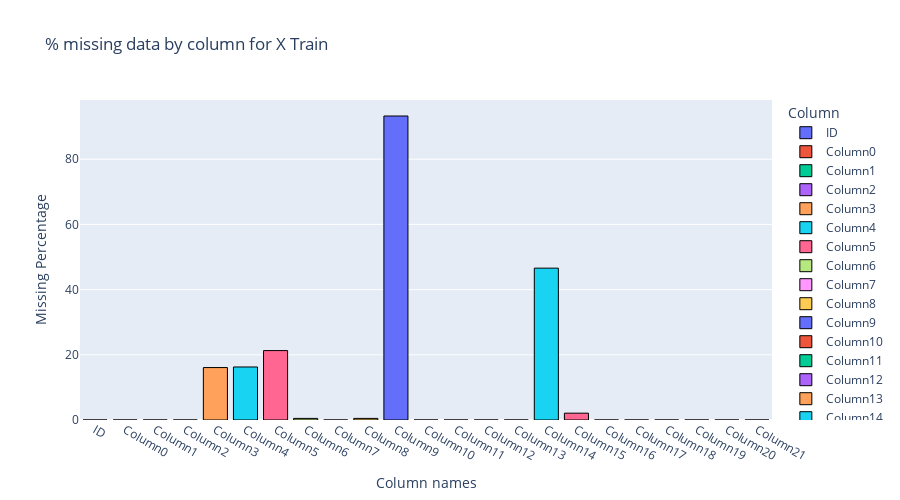

Write notebook code for a chart like this one.
### Code cell
fig = px.bar(data_frame = missing_xtrain_df, 
             x = missing_xtrain_df['Column'],
             y = missing_xtrain_df['Missing'],
             height = 500,
             color = missing_xtrain_df['Column'],
             title = '% missing data by column for X Train')

fig.update_traces(marker_line_color = 'black',
                  marker_line_width = 1)
fig.update_layout(xaxis_title = 'Column names',
                  yaxis_title = 'Missing Percentage')

fig.show()

### Figure 1 — Plotly figure (JSON) as saved in the notebook; plotly's stock layout.template omitted (floating-point values rounded to 4 significant figures)
{"data": [{"alignmentgroup": "True", "hovertemplate": "Column=%{x}<br>Missing=%{y}<extra></extra>", "legendgroup": "ID", "marker": {"color": "#636efa", "line": {"color": "black", "width": 1}, "pattern": {"shape": ""}}, "name": "ID", "offsetgroup": "ID", "orientation": "v", "showlegend": true, "textposition": "auto", "type": "bar", "x": ["ID"], "xaxis": "x", "y": [0], "yaxis": "y"}, {"alignmentgroup": "True", "hovertemplate": "Column=%{x}<br>Missing=%{y}<extra></extra>", "legendgroup": "Column0", "marker": {"color": "#EF553B", "line": {"color": "black", "width": 1}, "pattern": {"shape": ""}}, "name": "Column0", "offsetgroup": "Column0", "orientation": "v", "showlegend": true, "textposition": "auto", "type": "bar", "x": ["Column0"], "xaxis": "x", "y": [0.001146], "yaxis": "y"}, {"alignmentgroup": "True", "hovertemplate": "Column=%{x}<br>Missing=%{y}<extra></extra>", "legendgroup": "Column1", "marker": {"color": "#00cc96", "line": {"color": "black", "width": 1}, "pattern": {"shape": ""}}, "name": "Column1", "offsetgroup": "Column1", "orientation": "v", "showlegend": true, "textposition": "auto", "type": "bar", "x": ["Column1"], "xaxis": "x", "y": [0], "yaxis": "y"}, {"alignmentgroup": "True", "hovertemplate": "Column=%{x}<br>Missing=%{y}<extra></extra>", "legendgroup": "Column2", "marker": {"color": "#ab63fa", "line": {"color": "black", "width": 1}, "pattern": {"shape": ""}}, "name": "Column2", "offsetgroup": "Column2", "orientation": "v", "showlegend": true, "textposition": "auto", "type": "bar", "x": ["Column2"], "xaxis": "x", "y": [0], "yaxis": "y"}, {"alignmentgroup": "True", "hovertemplate": "Column=%{x}<br>Missing=%{y}<extra></extra>", "legendgroup": "Column3", "marker": {"color": "#FFA15A", "line": {"color": "black", "width": 1}, "pattern": {"shape": ""}}, "name": "Column3", "offsetgroup": "Column3", "orientation": "v", "showlegend": true, "textposition": "auto", "type": "bar", "x": ["Column3"], "xaxis": "x", "y": [16.09], "yaxis": "y"}, {"alignmentgroup": "True", "hovertemplate": "Column=%{x}<br>Missing=%{y}<extra></extra>", "legendgroup": "Column4", "marker": {"color": "#19d3f3", "line": {"color": "black", "width": 1}, "pattern": {"shape": ""}}, "name": "Column4", "offsetgroup": "Column4", "orientation": "v", "showlegend": true, "textposition": "auto", "type": "bar", "x": ["Column4"], "xaxis": "x", "y": [16.27], "yaxis": "y"}, {"alignmentgroup": "True", "hovertemplate": "Column=%{x}<br>Missing=%{y}<extra></extra>", "legendgroup": "Column5", "marker": {"color": "#FF6692", "line": {"color": "black", "width": 1}, "pattern": {"shape": ""}}, "name": "Column5", "offsetgroup": "Column5", "orientation": "v", "showlegend": true, "textposition": "auto", "type": "bar", "x": ["Column5"], "xaxis": "x", "y": [21.29], "yaxis": "y"}, {"alignmentgroup": "True", "hovertemplate": "Column=%{x}<br>Missing=%{y}<extra></extra>", "legendgroup": "Column6", "marker": {"color": "#B6E880", "line": {"color": "black", "width": 1}, "pattern": {"shape": ""}}, "name": "Column6", "offsetgroup": "Column6", "orientation": "v", "showlegend": true, "textposition": "auto", "type": "bar", "x": ["Column6"], "xaxis": "x", "y": [0.4904], "yaxis": "y"}, {"alignmentgroup": "True", "hovertemplate": "Column=%{x}<br>Missing=%{y}<extra></extra>", "legendgroup": "Column7", "marker": {"color": "#FF97FF", "line": {"color": "black", "width": 1}, "pattern": {"shape": ""}}, "name": "Column7", "offsetgroup": "Column7", "orientation": "v", "showlegend": true, "textposition": "auto", "type": "bar", "x": ["Column7"], "xaxis": "x", "y": [0], "yaxis": "y"}, {"alignmentgroup": "True", "hovertemplate": "Column=%{x}<br>Missing=%{y}<extra></extra>", "legendgroup": "Column8", "marker": {"color": "#FECB52", "line": {"color": "black", "width": 1}, "pattern": {"shape": ""}}, "name": "Column8", "offsetgroup": "Column8", "orientation": "v", "showlegend": true, "textposition": "auto", "type": "bar", "x": ["Column8"], "xaxis": "x", "y": [0.4904], "yaxis": "y"}, {"alignmentgroup": "True", "hovertemplate": "Column=%{x}<br>Missing=%{y}<extra></extra>", "legendgroup": "Column9", "marker": {"color": "#636efa", "line": {"color": "black", "width": 1}, "pattern": {"shape": ""}}, "name": "Column9", "offsetgroup": "Column9", "orientation": "v", "showlegend": true, "textposition": "auto", "type": "bar", "x": ["Column9"], "xaxis": "x", "y": [93.25], "yaxis": "y"}, {"alignmentgroup": "True", "hovertemplate": "Column=%{x}<br>Missing=%{y}<extra></extra>", "legendgroup": "Column10", "marker": {"color": "#EF553B", "line": {"color": "black", "width": 1}, "pattern": {"shape": ""}}, "name": "Column10", "offsetgroup": "Column10", "orientation": "v", "showlegend": true, "textposition": "auto", "type": "bar", "x": ["Column10"], "xaxis": "x", "y": [0], "yaxis": "y"}, {"alignmentgroup": "True", "hovertemplate": "Column=%{x}<br>Missing=%{y}<extra></extra>", "legendgroup": "Column11", "marker": {"color": "#00cc96", "line": {"color": "black", "width": 1}, "pattern": {"shape": ""}}, "name": "Column11", "offsetgroup": "Column11", "orientation": "v", "showlegend": true, "textposition": "auto", "type": "bar", "x": ["Column11"], "xaxis": "x", "y": [0], "yaxis": "y"}, {"alignmentgroup": "True", "hovertemplate": "Column=%{x}<br>Missing=%{y}<extra></extra>", "legendgroup": "Column12", "marker": {"color": "#ab63fa", "line": {"color": "black", "width": 1}, "pattern": {"shape": ""}}, "name": "Column12", "offsetgroup": "Column12", "orientation": "v", "showlegend": true, "textposition": "auto", "type": "bar", "x": ["Column12"], "xaxis": "x", "y": [0], "yaxis": "y"}, {"alignmentgroup": "True", "hovertemplate": "Column=%{x}<br>Missing=%{y}<extra></extra>", "legendgroup": "Column13", "marker": {"color": "#FFA15A", "line": {"color": "black", "width": 1}, "pattern": {"shape": ""}}, "name": "Column13", "offsetgroup": "Column13", "orientation": "v", "showlegend": true, "textposition": "auto", "type": "bar", "x": ["Column13"], "xaxis": "x", "y": [0], "yaxis": "y"}, {"alignmentgroup": "True", "hovertemplate": "Column=%{x}<br>Missing=%{y}<extra></extra>", "legendgroup": "Column14", "marker": {"color": "#19d3f3", "line": {"color": "black", "width": 1}, "pattern": {"shape": ""}}, "name": "Column14", "offsetgroup": "Column14", "orientation": "v", "showlegend": true, "textposition": "auto", "type": "bar", "x": ["Column14"], "xaxis": "x", "y": [46.58], "yaxis": "y"}, {"alignmentgroup": "True", "hovertemplate": "Column=%{x}<br>Missing=%{y}<extra></extra>", "legendgroup": "Column15", "marker": {"color": "#FF6692", "line": {"color": "black", "width": 1}, "pattern": {"shape": ""}}, "name": "Column15", "offsetgroup": "Column15", "orientation": "v", "showlegend": true, "textposition": "auto", "type": "bar", "x": ["Column15"], "xaxis": "x", "y": [2.096], "yaxis": "y"}, {"alignmentgroup": "True", "hovertemplate": "Column=%{x}<br>Missing=%{y}<extra></extra>", "legendgroup": "Column16", "marker": {"color": "#B6E880", "line": {"color": "black", "width": 1}, "pattern": {"shape": ""}}, "name": "Column16", "offsetgroup": "Column16", "orientation": "v", "showlegend": true, "textposition": "auto", "type": "bar", "x": ["Column16"], "xaxis": "x", "y": [0], "yaxis": "y"}, {"alignmentgroup": "True", "hovertemplate": "Column=%{x}<br>Missing=%{y}<extra></extra>", "legendgroup": "Column17", "marker": {"color": "#FF97FF", "line": {"color": "black", "width": 1}, "pattern": {"shape": ""}}, "name": "Column17", "offsetgroup": "Column17", "orientation": "v", "showlegend": true, "textposition": "auto", "type": "bar", "x": ["Column17"], "xaxis": "x", "y": [0], "yaxis": "y"}, {"alignmentgroup": "True", "hovertemplate": "Column=%{x}<br>Missing=%{y}<extra></extra>", "legendgroup": "Column18", "marker": {"color": "#FECB52", "line": {"color": "black", "width": 1}, "pattern": {"shape": ""}}, "name": "Column18", "offsetgroup": "Column18", "orientation": "v", "showlegend": true, "textposition": "auto", "type": "bar", "x": ["Column18"], "xaxis": "x", "y": [0], "yaxis": "y"}, {"alignmentgroup": "True", "hovertemplate": "Column=%{x}<br>Missing=%{y}<extra></extra>", "legendgroup": "Column19", "marker": {"color": "#636efa", "line": {"color": "black", "width": 1}, "pattern": {"shape": ""}}, "name": "Column19", "offsetgroup": "Column19", "orientation": "v", "showlegend": true, "textposition": "auto", "type": "bar", "x": ["Column19"], "xaxis": "x", "y": [0], "yaxis": "y"}, {"alignmentgroup": "True", "hovertemplate": "Column=%{x}<br>Missing=%{y}<extra></extra>", "legendgroup": "Column20", "marker": {"color": "#EF553B", "line": {"color": "black", "width": 1}, "pattern": {"shape": ""}}, "name": "Column20", "offsetgroup": "Column20", "orientation": "v", "showlegend": true, "textposition": "auto", "type": "bar", "x": ["Column20"], "xaxis": "x", "y": [0], "yaxis": "y"}, {"alignmentgroup": "True", "hovertemplate": "Column=%{x}<br>Missing=%{y}<extra></extra>", "legendgroup": "Column21", "marker": {"color": "#00cc96", "line": {"color": "black", "width": 1}, "pattern": {"shape": ""}}, "name": "Column21", "offsetgroup": "Column21", "orientation": "v", "showlegend": true, "textposition": "auto", "type": "bar", "x": ["Column21"], "xaxis": "x", "y": [0], "yaxis": "y"}], "layout": {"barmode": "relative", "height": 500, "legend": {"title": {"text": "Column"}, "tracegroupgap": 0}, "title": {"text": "% missing data by column for X Train"}, "xaxis": {"anchor": "y", "categoryarray": ["ID", "Column0", "Column1", "Column2", "Column3", "Column4", "Column5", "Column6", "Column7", "Column8", "Column9", "Column10", "Column11", "Column12", "Column13", "Column14", "Column15", "Column16", "Column17", "Column18", "Column19", "Column20", "Column21"], "categoryorder": "array", "domain": [0, 1], "title": {"text": "Column names"}}, "yaxis": {"anchor": "x", "domain": [0, 1], "title": {"text": "Missing Percentage"}}}}
